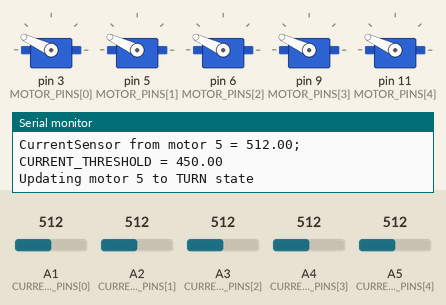
This sketch was run on a simulated Arduino Uno, built with avr-gcc and run on an emulated ATmega328P. On the bench: 5 × servo, the last lines printed to the serial monitor. The test bench sets the inputs (shaded band); at power-on: A1 (CURRENT_PINS[0]) = 512, A2 (CURRENT_PINS[1]) = 512, A5 (CURRENT_PINS[4]) = 512, A3 (CURRENT_PINS[2]) = 512, A4 (CURRENT_PINS[3]) = 512.

Above: at 3.3 s.
3.4 s: A1 (CURRENT_PINS[0]) set to 462
10.2 s: A1 (CURRENT_PINS[0]) set to 436
At 13.4 s:
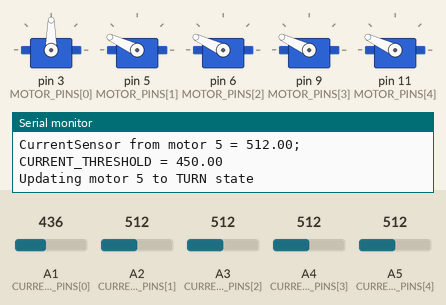
14.1 s: A2 (CURRENT_PINS[1]) set to 467
17.4 s: A2 (CURRENT_PINS[1]) set to 440
At 18.9 s:
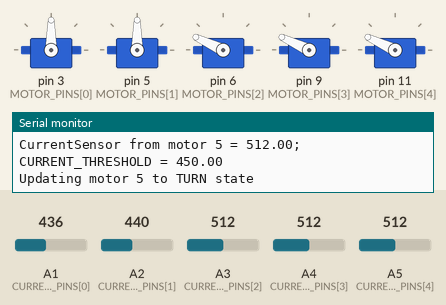
20.7 s: A5 (CURRENT_PINS[4]) set to 462
27.5 s: A5 (CURRENT_PINS[4]) set to 442
At 28.8 s:
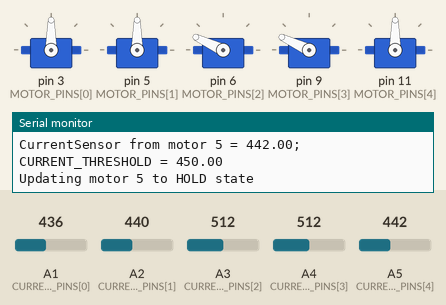
Timing chart, 0 to 30.5 s (numbered marks = the images above; inputs shaded):
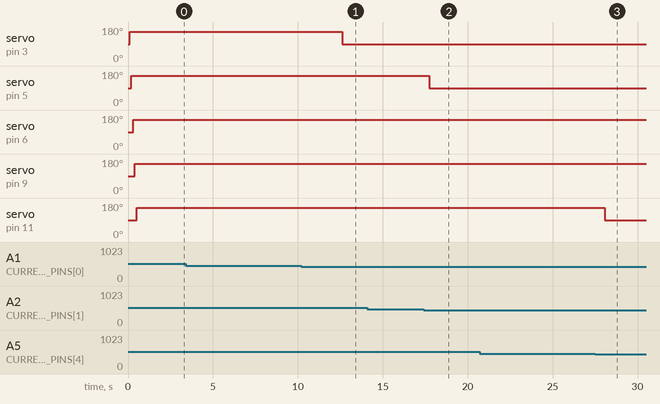

The sketch:

test_control.ino
```cpp
#include <Servo.h>

enum MotorState {
  TURN,
  RELEASE,
  HOLD
};

struct motor {
  Servo servo;
  int overdrawn = 0;
  float totalRotation = 0.0;
  MotorState state = RELEASE;
  float sensorReading = 0.0;
};

/* Constants declared in header */
const int CURRENT_PINS[5] = {A1, A2, A3, A4, A5};
const int NUM_MOTORS = 5;
const int MOTOR_PINS[5] = {3, 5, 6, 9, 11};
const float CURRENT_THRESHOLD = 450;   // Example current threshold
const float SIGNAL_THRESHOLD = 6.1;   // Example voltage threshold
motor MOTORS[5];
const float RELEASE_STEP = 20; // constant for how much the totalRotation will decrement each clock cycle during release

int totalTime = 0;

void setup() {

  Serial.begin(9600);  // Start serial communication

  // Iterate through each motor
  for (int i = 0; i < 5; i++) {
    MOTORS[i].servo.attach(MOTOR_PINS[i]); // Attach motors to their output pins
  }

}

void loop() {

  float filteredSignal = 150;   // On signal for turn state

  float currentReadings[5];

  for (int i = 0; i < 5; i++) {
    MOTORS[i].sensorReading = float(analogRead(CURRENT_PINS[i])); // Save current-sensor value for motor
    Serial.print(MOTORS[i].sensorReading + String(" "));  // Print current sensor values to output all on 1 line
  }
  Serial.println();

  ControlMotors(filteredSignal);  // Send EMG signal to motor control algorithm

  delay(2000);  // 2 sec delay for testing
}

void ControlMotors(float filteredSignal) {
  /*
  - Function:
      - Full control algorithm for motors
  - Arguments:
      - filteredSignal (float): Filtered EMG data
  */

  // Check that the EMG signal is powering the motors
  if (filteredSignal > SIGNAL_THRESHOLD) {
    Serial.println("EMG Signal above threshold");

    // Iterate through each current sensor pin
    for (int i = 0; i < 5; i++) {
      Serial.println("CurrentSensor from motor " + String(i + 1) + " = " + String(MOTORS[i].sensorReading) + "; CURRENT_THRESHOLD = " + String(CURRENT_THRESHOLD));
      if (MOTORS[i].sensorReading < CURRENT_THRESHOLD) { // Check if that motor's current reading is less than the current threshold
        Serial.println("Updating motor " + String(i + 1) + " to HOLD state");
        MOTORS[i].state = HOLD; // Set motorState to HOLD
      }
      else {
        Serial.println("Updating motor " + String(i + 1) + " to TURN state");
        MOTORS[i].state = TURN; // Set motorState to TURN
      }
      _UpdateState(MOTORS[i], filteredSignal);  // Update the state
    }
  }
  else {
    for (int i = 0; i < 5; i++) {
      Serial.println("Updating motor " + String(i + 1) + " to RELEASE state");
      MOTORS[i].state = RELEASE;  // Set the motor state to RELEASE
      _UpdateState(MOTORS[i], 0.0); // Update the motor states to RELEASE
    }
  }
}

void _UpdateState(motor& currMotor, float filteredSignal) {
  /*
    - Function:
      - Updates the state of a motor and sets its values accordingle
    - Arguments:
      - currMotor (motor): motor struct of the current motor being iterated
      - filteredSignal (float): EMG reading from MyoWare
  */

  if (currMotor.overdrawn > 0 && currMotor.overdrawn < 15) { // No matter the new state, keep HOLD state for 15 clock cycles
    currMotor.state = HOLD;
  }

  switch(currMotor.state) {
    case (TURN):
      _UpdateTurnState(currMotor, filteredSignal);
      break;
    case (HOLD):
      _UpdateHoldState(currMotor, filteredSignal);
      break;
    case (RELEASE):
      _UpdateReleaseState(currMotor, filteredSignal);
      break;
  }
}

void _UpdateTurnState(motor& currMotor, float filteredSignal) {
  /*
    - Function:
      - Updates the currMotor to the TURN state
      - Writes a rotation value between 90 and 180 based on filteredSignal level
    - Arguments:
      - currMotor (motor): the current motor we are iterating through
      - filteredSignal (float): the EMG signal from the MyoWare sensor
  */

  // Set to turn state
  currMotor.overdrawn = 0;  // Reset overdrawn counter

  float rotation = constrain(map(filteredSignal, SIGNAL_THRESHOLD, 205, 90, 180), 90, 180);    // Map signal to a positive rotation

  currMotor.servo.write(rotation);  // Send rotation signal to the servo

  currMotor.totalRotation += rotation;  // Log that rotation (used for returning to original positon)
}

void _UpdateReleaseState(motor& currMotor, float filteredSignal) {
  /*
    - Function:
      - Updates the currMotor to the RELEASE state
      - Writes a rotation value of 80 to the motor while decrementing the totalRotation
    - Arguments:
      - currMotor (motor): the current motor we are iterating through
      - filteredSignal (float): the EMG signal from the MyoWare sensor
  */

  currMotor.overdrawn = 0;  // Reset overdrawn counter

  // Check if the motor has moved at all yet
  if (currMotor.totalRotation > 0) {  // If it has moved at all

    currMotor.servo.write(80);  // slowly reverse motor

    currMotor.totalRotation -= RELEASE_STEP;  // Decrement the totalRotation

    if (currMotor.totalRotation <= 0) { // once the motor has gotten to its return state
      currMotor.totalRotation = 0;  // Reset totalRotation count
      currMotor.servo.write(90);  // stop movement
    }
  }
  else {
    currMotor.servo.write(90);  // already at original position, stop
  }
}

void _UpdateHoldState(motor& currMotor, float filteredSignal) {
  /*
    - Function:
      - Updates the currMotor to the HOLD state
      - Writes a rotation of 90 to the servo, keeping it still
    - Arguments:
      - currMotor (motor): the current motor we are iterating through
      - filteredSignal (float): the EMG signal from the MyoWare sensor
  */

  currMotor.overdrawn++;  // Increment overdrawn current
  currMotor.servo.write(90);  // Write no movement to the motor
}
```

Measured:
- the behaviour switches between 450 and 449 on A1 (CURRENT_PINS[0]) (found by bisection; images 0 and 1)
- the behaviour switches between 450 and 449 on A2 (CURRENT_PINS[1]) (found by bisection; images 1 and 2)
- the behaviour switches between 450 and 449 on A5 (CURRENT_PINS[4]) (found by bisection; images 2 and 3)
- after the input at 10.2 s, servo on pin 3 (MOTOR_PINS[0]): 155° → 90° after 2.4 s
- after the input at 17.4 s, servo on pin 5 (MOTOR_PINS[1]): 155° → 90° after 0.34 s
- after the input at 27.5 s, servo on pin 11 (MOTOR_PINS[4]): 155° → 90° after 0.56 s
